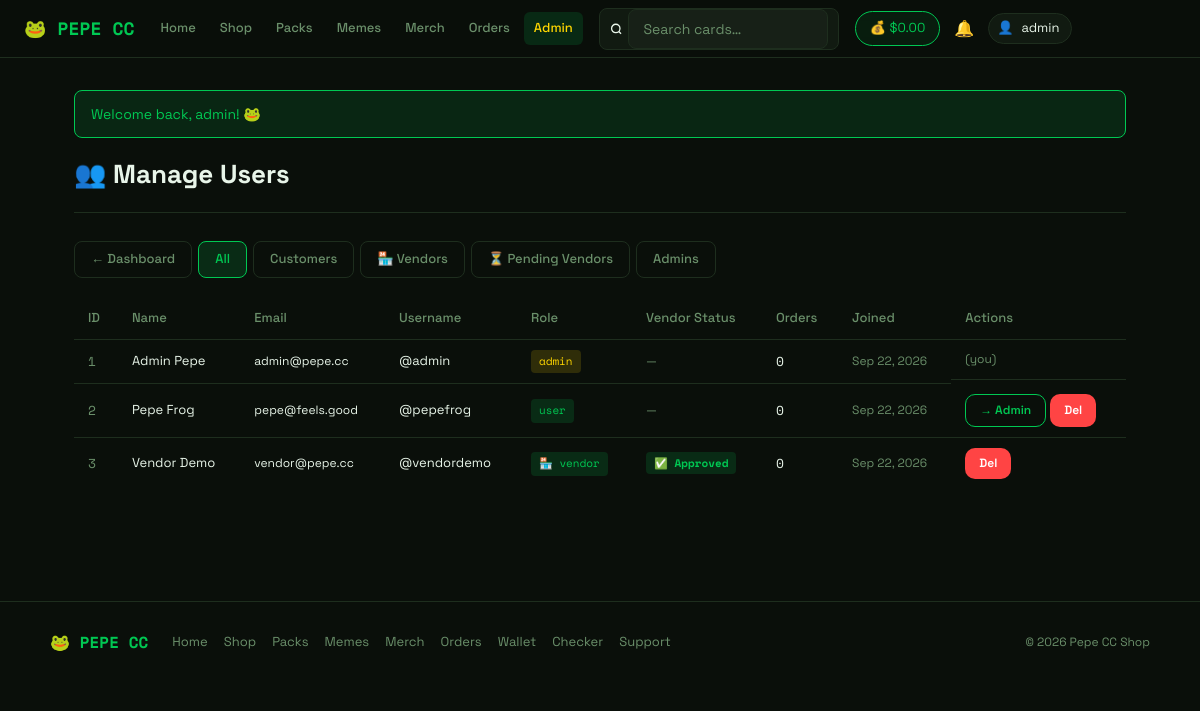
The page /admin/users.php (signed in) on the database its author committed.
### tables this page shows
CREATE TABLE IF NOT EXISTS users (
    id                INT AUTO_INCREMENT PRIMARY KEY,
    first_name        VARCHAR(100) NOT NULL,
    last_name         VARCHAR(100) NOT NULL,
    email             VARCHAR(191) NOT NULL UNIQUE,
    username          VARCHAR(100) NOT NULL UNIQUE,
    password          VARCHAR(255) NOT NULL,
    role              ENUM('user','admin','vendor') DEFAULT 'user',
    vendor_status     ENUM('pending','approved','rejected') DEFAULT NULL,
    shop_name         VARCHAR(255) DEFAULT NULL,
    shop_desc         TEXT         DEFAULT NULL,
    vendor_applied_at DATETIME     DEFAULT NULL,
    balance           DECIMAL(10,2) NOT NULL DEFAULT 0.00,
    total_spent       DECIMAL(10,2) NOT NULL DEFAULT 0.00,
    referral_code     VARCHAR(20)  DEFAULT NULL UNIQUE,
    referred_by       INT          DEFAULT NULL,
    vip_level         INT          DEFAULT 0,
    created_at        DATETIME     DEFAULT CURRENT_TIMESTAMP
);

### admin/users.php (the view, shortened to what this page needs)
<?php
require_once __DIR__ . '/../config/helpers.php';
$db = getDB();
$filter = $_GET['filter'] ?? 'all';
switch($filter) {
    default: $where = '';
}
$users = $db->query("
    SELECT u.*, COUNT(o.id) AS order_count
    FROM users u
    LEFT JOIN orders o ON o.user_id=u.id
    $where
    GROUP BY u.id
    ORDER BY u.created_at DESC
");
require_once __DIR__ . '/../includes/header.php';
?>
<div class="page-header">
  <div><h1>👥 Manage Users</h1></div>
</div>
<div class="tabs" style="margin-bottom:20px">
  <a class="tab" href="/admin/index.php">← Dashboard</a>
  <a class="tab <?=$filter==='all'?'active':''?>" href="?filter=all">All</a>
  <a class="tab <?=$filter==='users'?'active':''?>" href="?filter=users">Customers</a>
  <a class="tab <?=$filter==='vendors'?'active':''?>" href="?filter=vendors">🏪 Vendors</a>
  <a class="tab <?=$filter==='pending'?'active':''?>" href="?filter=pending">⏳ Pending Vendors</a>
  <a class="tab <?=$filter==='admins'?'active':''?>" href="?filter=admins">Admins</a>
</div>
<div class="table-wrap">
  <table>
    <thead>
      <tr><th>ID</th><th>Name</th><th>Email</th><th>Username</th><th>Role</th><th>Vendor Status</th><th>Orders</th><th>Joined</th><th>Actions</th></tr>
    </thead>
    <tbody>
    <?php while ($u = $users->fetch_assoc()): $self = ($u['id']==(int)$_SESSION['user_id']); ?>
    <tr>
      <td class="mono muted"><?= $u['id'] ?></td>
      <td><?= clean($u['first_name'].' '.$u['last_name']) ?></td>
      <td style="font-size:12px"><?= clean($u['email']) ?></td>
      <td>@<?= clean($u['username']) ?></td>
      <td>
        <span class="badge" style="<?= $u['role']==='admin'?'background:rgba(255,214,0,.15);color:#ffd600':($u['role']==='vendor'?'background:rgba(0,200,83,.15);color:var(--green)':'') ?>">
          <?= $u['role'] === 'vendor' ? '🏪 '.$u['role'] : $u['role'] ?>
        </span>
      </td>
      <td>
        <?php if ($u['role']==='vendor'): ?>
          <?php if ($u['vendor_status']==='approved'): ?>
            <span class="status status-paid" style="font-size:11px">✅ Approved</span>
          <?php elseif ($u['vendor_status']==='pending'): ?>
            <span class="status status-pending" style="font-size:11px">⏳ Pending</span>
          <?php else: ?>
            <span class="status status-failed" style="font-size:11px">❌ Rejected</span>
          <?php endif; ?>
        <?php else: ?>
          <span class="muted" style="font-size:12px">—</span>
        <?php endif; ?>
      </td>
      <td class="mono"><?= $u['order_count'] ?></td>
      <td class="muted" style="font-size:12px"><?= date('M j, Y', strtotime($u['created_at'])) ?></td>
      <td style="display:flex;gap:4px;flex-wrap:wrap">
        <?php if (!$self): ?>
          <?php if ($u['role']==='user'): ?>
            <a class="btn btn-sm btn-outline" href="?role=admin&uid=<?=$u['id']?>">→ Admin</a>
          <?php elseif ($u['role']==='admin'): ?>
            <a class="btn btn-sm btn-outline" href="?role=user&uid=<?=$u['id']?>">→ User</a>
          <?php endif; ?>
          <a class="btn btn-sm btn-danger"
             href="?delete=<?=$u['id']?>"
             onclick="return confirm('Delete user <?= clean($u['username']) ?>?')">Del</a>
        <?php else: ?>
          <span class="muted" style="font-size:12px">(you)</span>
        <?php endif; ?>
      </td>
    </tr>
    <?php endwhile; ?>
    </tbody>
  </table>
</div>
<?php require_once __DIR__ . '/../includes/footer.php'; ?>

### includes/header.php (shortened to what this page needs)
<!DOCTYPE html>
<html lang="en">
<head>
  <link rel="stylesheet" href="/assets/style.css">
</head>
<body>
<?php
$__loggedIn = isLoggedIn();
$__isAdmin  = $__loggedIn && isAdmin();
$__user     = $__loggedIn ? currentUser() : null;
$__balance  = ($__loggedIn && $__user) ? getBalance((int)$__user['id']) : 0;
$__currentPath = parse_url($_SERVER['REQUEST_URI'] ?? '/', PHP_URL_PATH);
function __navActive(string $path): string {
    global $__currentPath;
    return $__currentPath === $path ? ' active' : '';
}
?>
<header class="topbar">
  <a class="logo" href="/index.php">🐸 PEPE CC</a>
  <nav class="nav-links">
    <a href="/index.php"         class="<?= __navActive('/index.php') ?>">Home</a>
    <a href="/shop.php"          class="<?= __navActive('/shop.php') ?>">Shop</a>
    <a href="/packs.php"         class="<?= __navActive('/packs.php') ?>">Packs</a>
    <a href="/memes.php"         class="<?= __navActive('/memes.php') ?>">Memes</a>
    <a href="/merch.php"         class="<?= __navActive('/merch.php') ?>">Merch</a>
    <?php if ($__loggedIn): ?>
      <a href="/orders.php"      class="<?= __navActive('/orders.php') ?>">Orders</a>
    <?php endif; ?>
    <?php if ($__isAdmin): ?>
      <a href="/admin/index.php" class="admin-link<?= strpos($__currentPath, '/admin') === 0 ? ' active' : '' ?>">Admin</a>
    <?php endif; ?>
  </nav>
  <form class="search-form hide-mobile" action="/shop.php" method="GET">
    <svg width="14" height="14" viewBox="0 0 24 24" fill="none" stroke="currentColor" stroke-width="2.5"><circle cx="11" cy="11" r="8"/><path d="m21 21-4.35-4.35"/></svg>
    <input type="text" name="search" placeholder="Search cards…" value="<?= htmlspecialchars($_GET['search'] ?? '', ENT_QUOTES, 'UTF-8') ?>">
  </form>
  <div class="user-area">
    <?php if ($__loggedIn && $__user): ?>
      <a href="/user/deposit.php" class="wallet-pill hide-mobile">
        💰 <?= formatBalance($__balance) ?>
      </a>
      <a href="/user/notifications.php" class="notif-bell">
        🔔
      </a>
      <div class="user-pill">
        <span>👤</span>
        <span class="user-pill-name"><?= htmlspecialchars($__user['username'], ENT_QUOTES, 'UTF-8') ?></span>
      </div>
    <?php else: ?>
      <a href="/auth/login.php"    class="btn btn-outline btn-sm">Sign In</a>
      <a href="/auth/register.php" class="btn btn-primary btn-sm hide-mobile">Register</a>
    <?php endif; ?>
  </div>
</header>
<div class="container">
<?= showFlash() ?>

### rows shown on the page
users: formatBalance($__balance) "$0.00", username "admin", id "1", first_name+last_name "Admin Pepe", email "admin@pepe.cc", role "admin", order_count "0", created_at "Sep 22, 2026", shows "(you)"
users: id "2", first_name+last_name "Pepe Frog", email "pepe@feels.good", username "pepefrog", role "user", order_count "0", created_at "Sep 22, 2026"
users: id "3", first_name+last_name "Vendor Demo", email "vendor@pepe.cc", username "vendordemo", role "vendor", vendor_status "✅ Approved", order_count "0", created_at "Sep 22, 2026"

### other values the page prints
$f['msg'] "Welcome back, admin! 🐸"
